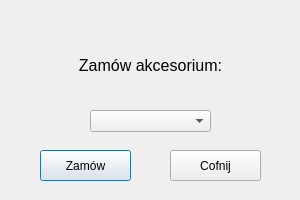
<?xml version="1.0" encoding="UTF-8"?>
<ui version="4.0">
 <class>zamow_a</class>
 <widget class="QDialog" name="zamow_a">
  <property name="geometry">
   <rect>
    <x>0</x>
    <y>0</y>
    <width>300</width>
    <height>200</height>
   </rect>
  </property>
  <property name="windowTitle">
   <string>Dialog</string>
  </property>
  <widget class="QPushButton" name="zamow">
   <property name="geometry">
    <rect>
     <x>40</x>
     <y>150</y>
     <width>91</width>
     <height>31</height>
    </rect>
   </property>
   <property name="text">
    <string>Zamów</string>
   </property>
  </widget>
  <widget class="QPushButton" name="cofnij">
   <property name="geometry">
    <rect>
     <x>170</x>
     <y>150</y>
     <width>91</width>
     <height>31</height>
    </rect>
   </property>
   <property name="text">
    <string>Cofnij</string>
   </property>
  </widget>
  <widget class="QLabel" name="label">
   <property name="geometry">
    <rect>
     <x>50</x>
     <y>30</y>
     <width>201</width>
     <height>71</height>
    </rect>
   </property>
   <property name="font">
    <font>
     <pointsize>12</pointsize>
    </font>
   </property>
   <property name="autoFillBackground">
    <bool>false</bool>
   </property>
   <property name="text">
    <string>&lt;html&gt;&lt;head/&gt;&lt;body&gt;&lt;p&gt;Zamów akcesorium:&lt;/p&gt;&lt;/body&gt;&lt;/html&gt;</string>
   </property>
   <property name="alignment">
    <set>Qt::AlignCenter</set>
   </property>
  </widget>
  <widget class="QComboBox" name="akcesorium">
   <property name="geometry">
    <rect>
     <x>90</x>
     <y>110</y>
     <width>121</width>
     <height>22</height>
    </rect>
   </property>
  </widget>
 </widget>
 <resources/>
 <connections/>
</ui>
